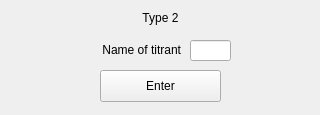
<?xml version="1.0" encoding="UTF-8"?>
<ui version="4.0">
 <class>Form</class>
 <widget class="QWidget" name="Form">
  <property name="geometry">
   <rect>
    <x>0</x>
    <y>0</y>
    <width>320</width>
    <height>115</height>
   </rect>
  </property>
  <property name="windowTitle">
   <string>Enter Type 2 Titrant</string>
  </property>
  <widget class="QLabel" name="solutionType">
   <property name="geometry">
    <rect>
     <x>20</x>
     <y>10</y>
     <width>281</width>
     <height>16</height>
    </rect>
   </property>
   <property name="text">
    <string>Type 2</string>
   </property>
   <property name="alignment">
    <set>Qt::AlignCenter</set>
   </property>
  </widget>
  <widget class="QPushButton" name="enterButton">
   <property name="geometry">
    <rect>
     <x>100</x>
     <y>70</y>
     <width>121</width>
     <height>32</height>
    </rect>
   </property>
   <property name="text">
    <string>Enter</string>
   </property>
  </widget>
  <widget class="QLineEdit" name="name">
   <property name="geometry">
    <rect>
     <x>190</x>
     <y>40</y>
     <width>41</width>
     <height>21</height>
    </rect>
   </property>
   <property name="text">
    <string/>
   </property>
  </widget>
  <widget class="QLabel" name="label_9">
   <property name="geometry">
    <rect>
     <x>70</x>
     <y>40</y>
     <width>111</width>
     <height>20</height>
    </rect>
   </property>
   <property name="text">
    <string>Name of titrant</string>
   </property>
   <property name="alignment">
    <set>Qt::AlignRight|Qt::AlignTrailing|Qt::AlignVCenter</set>
   </property>
  </widget>
 </widget>
 <resources/>
 <connections/>
</ui>
